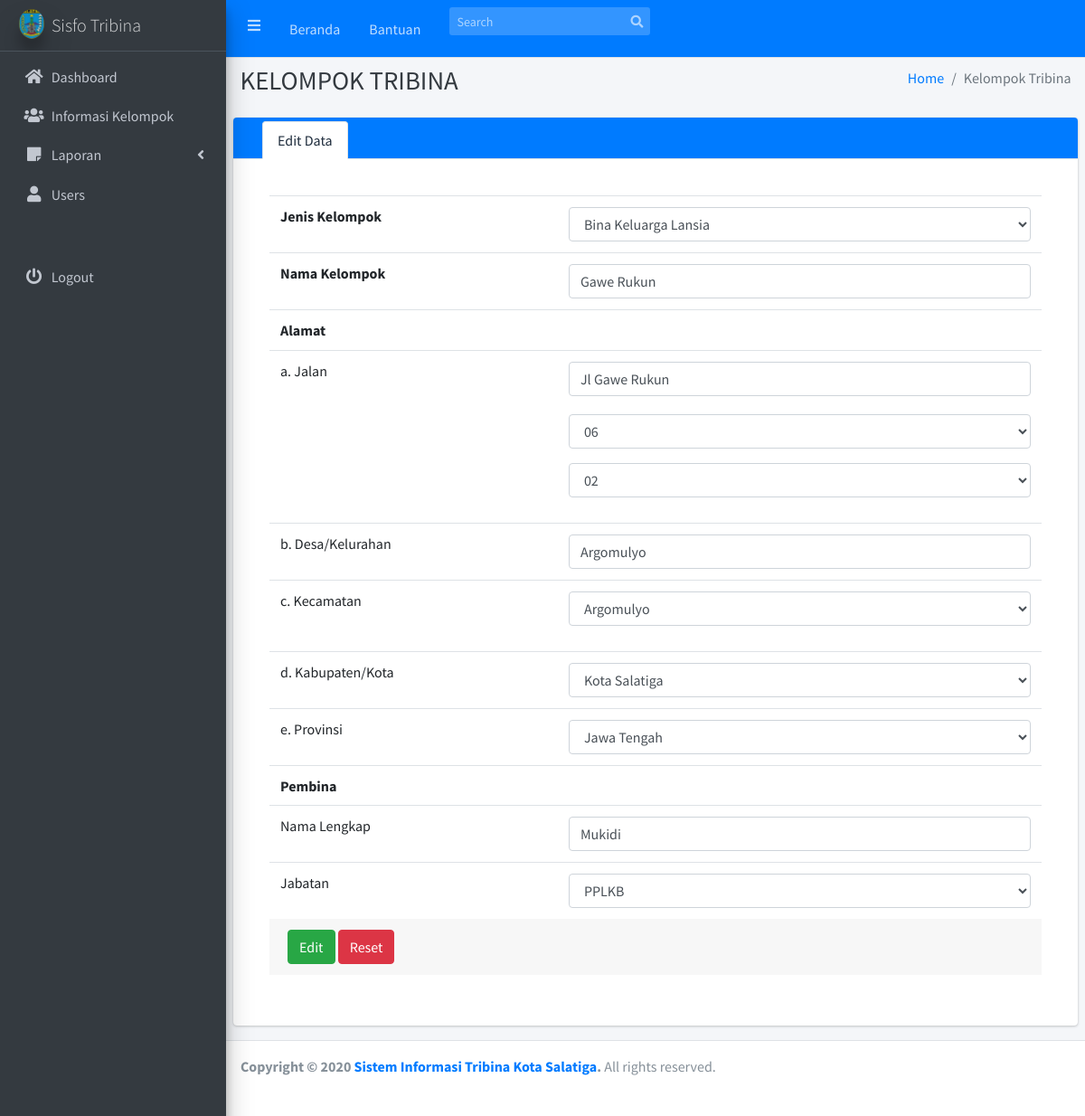
/index.php?page=edit_kelompok&id=10, run on the app's committed database.
### tables this page shows
CREATE TABLE `tb_id_kelompok` (
  `id_kelompok` int(6) NOT NULL,
  `id_jenis_kelompok` varchar(3) NOT NULL,
  `nama_kelompok` varchar(50) NOT NULL,
  `jalan` varchar(50) NOT NULL,
  `rt` varchar(3) NOT NULL,
  `rw` varchar(3) NOT NULL,
  `kelurahan` varchar(20) NOT NULL,
  `kecamatan` varchar(20) NOT NULL,
  `kabkot` varchar(30) NOT NULL,
  `provinsi` varchar(20) NOT NULL,
  `nama_pembina` varchar(50) NOT NULL,
  `jabatan_pembina` varchar(15) NOT NULL,
  `tanggal` date NOT NULL,
  `id_user` int(2) NOT NULL
);

CREATE TABLE `tb_jenis_kelompok` (
  `id_jenis_kelompok` varchar(3) NOT NULL,
  `jenis_kelompok` varchar(20) NOT NULL
);

### module/identitas-edit.php (the view, shortened to what this page needs)
<?php
require_once("config/database.php");
$id = $_GET['id'];
$qq = "SELECT * FROM tb_id_kelompok INNER JOIN tb_jenis_kelompok USING (id_jenis_kelompok) WHERE id_kelompok='$id'";
$res = mysqli_query($koneksi,$qq);
$datae=mysqli_fetch_array($res);
?>
<div class="card card-primary card-tabs" style="width:100%">
	<div class="card-header p-0 pt-1">
		<ul class="nav nav-tabs" id="custom-tabs-two-tab" role="tablist">
			<li class="pt-2 px-3">
			</li>
			<li class="nav-item">
				<a class="nav-link active" id="custom-tabs-two-data-tab" data-toggle="pill" href="#custom-tabs-two-data" role="tab" aria-controls="custom-tabs-two-data" aria-selected="true">Edit Data</a>
			</li>
		</ul>
	</div>
	<div class="card-body">
		<div class="tab-content" id="custom-tabs-two-tabContent">
			<div class="tab-pane fade show active" id="custom-tabs-two-data" role="tabpanel" aria-labelledby="custom-tabs-two-data-tab">
        <form role="form" method="post" action="module/input_data.php?page=edit_kelompok"  enctype="multipart/form-data">
					<div class="card-body">
						<table class="table" border="0">
						<tr>
							<td>
								<b>Jenis Kelompok</b>
							</td>
							<td>
								<select class="form-control" name="jenis_kelompok" required>
									<option value="<?php echo $datae['id_jenis_kelompok'] ?>" selected><?php echo $datae['jenis_kelompok'] ?></option>
              ?></select>
								<tr>
									<td>
										<b>Nama Kelompok</b>
									</td>
									<td>
										<input name="nama_kelompok" type="text" class="form-control" value="<?php echo $datae['nama_kelompok'] ?>" required></td>
									<tr>
										<td>
											<b>Alamat</b>
										</td>
										<td></td>
										<tr>
											<td>a. Jalan</td>
											<td>
												<input name="jalan" type="text" class="form-control" value="<?php echo $datae['jalan'] ?>" required>
												<br>
												<div class="form-group">
													<select class="form-control" name="rt" required>
														<option value="<?php echo $datae['rt'] ?>"  selected><?php echo $datae['rt'] ?></option>
													</select>
												</div>
												<div class="form-group">
													<select class="form-control" name="rw" required>
														<option value="<?php echo $datae['rw'] ?>" selected><?php echo $datae['rw'] ?></option>
													</select>
												</div>
											</td>
											<tr>
												<td>b. Desa/Kelurahan</td>
												<td>
													<input name="kelurahan" type="text" class="form-control" value="<?php echo $datae['kelurahan'] ?>" required>
												</td>
												<tr>
													<td>c. Kecamatan</td>
													<td>
														<div class="form-group">
															<select class="form-control" name="kecamatan" required>
																<option value="<?php echo $datae['kecamatan'] ?>" selected><?php echo $datae['kecamatan'] ?></option>
															</select>
														</div>
													</td>
													<tr>
														<td>d. Kabupaten/Kota</td>
														<td>
															<select class="form-control" name="kabkot" required>
																<option value="#" disabled selected><?php echo $datae['kabkot'] ?></option>
															</select>
														</div>
													<tr>
														<td>e. Provinsi</td>
														<td>
															<select class="form-control" name="provinsi" required>
																<option value="#" disabled selected><?php echo $datae['provinsi'] ?></option>
															</select>
														</div>
													<tr>
														<td>
															<b>Pembina</b>
														</td>
														<td></td>
														<tr>
															<tr>
																<td>Nama Lengkap</td>
																<td>
																	<input name="nama_pembina" type="text" class="form-control" value="<?php echo $datae['nama_pembina'] ?>" required></td>
																<tr>
																	<tr>
																		<td>Jabatan</td>
																		<td>
																			<select class="form-control" name="jabatan_pembina" required>
																				<option value="<?php echo $datae['jabatan_pembina'] ?>" selected><?php echo $datae['jabatan_pembina'] ?></option>
																			</select>
																		</td>
																		<div class="card-footer">
																			<button type="submit" class="btn btn-success">Edit</button>
                                      <button class="btn btn-danger" type="reset" onclick="ComboBox.Items.Clear();">Reset</button>
																		</div>
			</div>
															</div>
														</div>
                          </div>
                          </div>

### data on the page
tb_id_kelompok: jenis_kelompok "Bina Keluarga Lansia", nama_kelompok "Gawe Rukun", jalan "Jl Gawe Rukun", rt "06", rw "02", kelurahan "Argomulyo", kecamatan "Argomulyo", kabkot "Kota Salatiga", provinsi "Jawa Tengah", nama_pembina "Mukidi", jabatan_pembina "PPLKB"
